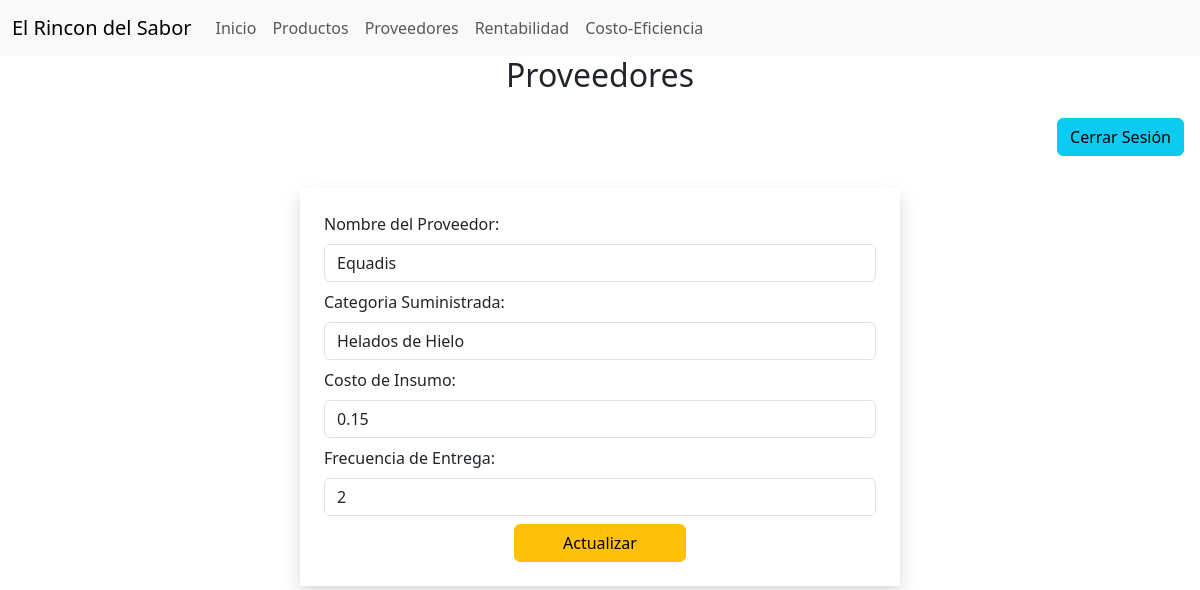
/proveedores/detalle/1, run on the app's committed database.
### heladeria/models.py (models this page shows)
class Proveedor(models.Model):
    nombreProveedor = models.CharField(max_length=50)
    categoriaSuministrada = models.CharField(max_length=30)
    costoInsumo = models.FloatField()
    tiempoEntrega = models.IntegerField()

### heladeria/views.py (the view)
# urls.py: path('proveedores/detalle/<int:id>', views.detalleP, name='detalleP'),
def detalleP(request, id):
    proveedor = Proveedor.objects.get(pk=id)
    return render(request, "proveedorEditar.html", {'proveedor' : proveedor})

### heladeria/templates/proveedorEditar.html (shortened to what this page needs)
{% extends 'plantilla.html' %}
{% block content %}
    <h2 class="text-center"> Proveedores</h2>
    <div class="text-end">
        <a href="{% url 'salir' %}" class="btn btn-info m-3">Cerrar Sesión</a>
    </div>
    <form class="w-50 shadow mx-auto p-4 m-3" method="post"
    action="{% url 'editarP' %}">
            Nombre del Proveedor: <input type="text" name="nombreProveedor" class="form-control my-2" required
            value="{{ proveedor.nombreProveedor }}">
            Categoria Suministrada: <input type="text" name="categoriaSuministrada" class="form-control my-2" required
            value="{{ proveedor.categoriaSuministrada }}">
            Costo de Insumo: <input type="float" name="costoInsumo" class="form-control my-2" required
            value="{{ proveedor.costoInsumo }}">
            Frecuencia de Entrega: <input type="number" name="tiempoEntrega" class="form-control my-2" required
            value="{{ proveedor.tiempoEntrega }}">
            <div class="text-center">
                <input type="submit" value="Actualizar" class="btn btn-warning px-5">
            </div>
    </form>
{% endblock %}

### data on the page
Proveedor: nombreProveedor "Equadis", categoriaSuministrada "Helados de Hielo", costoInsumo "0.15", tiempoEntrega "2"
